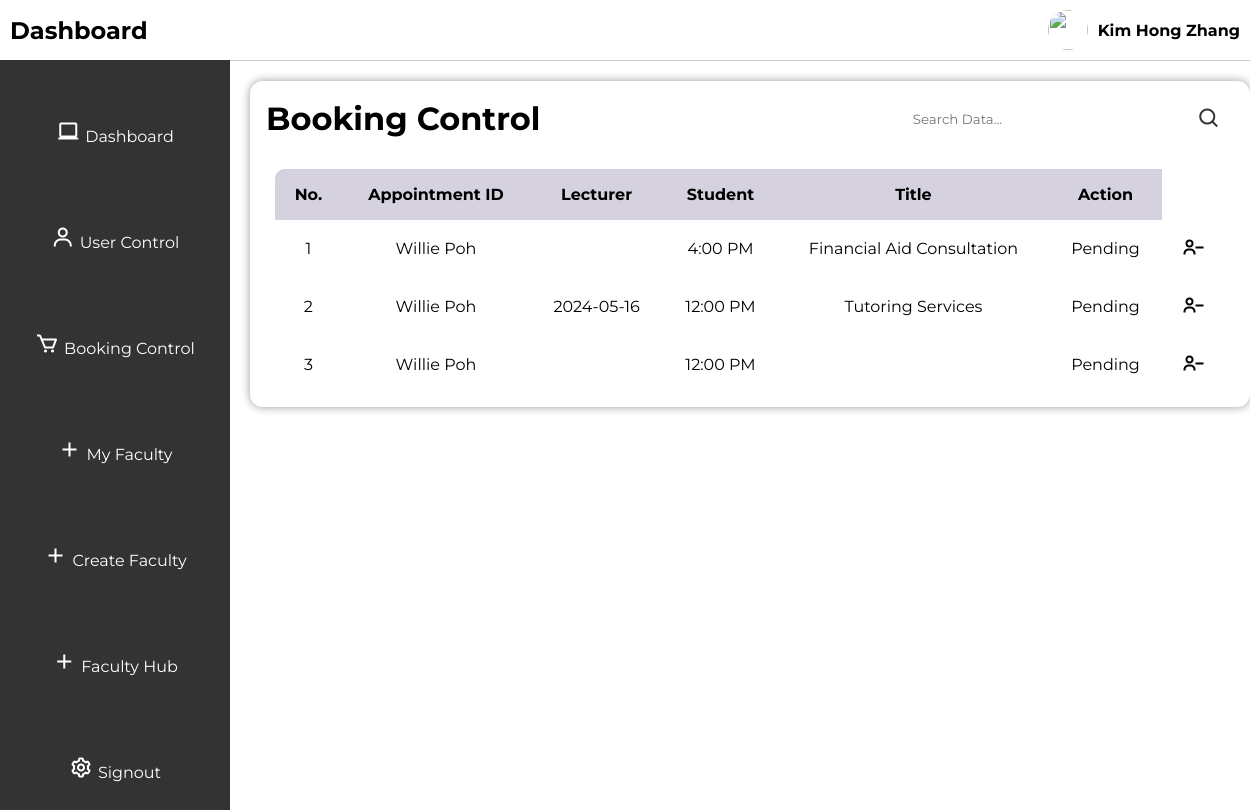
Page /appointmentcontrol on the earlier database version.
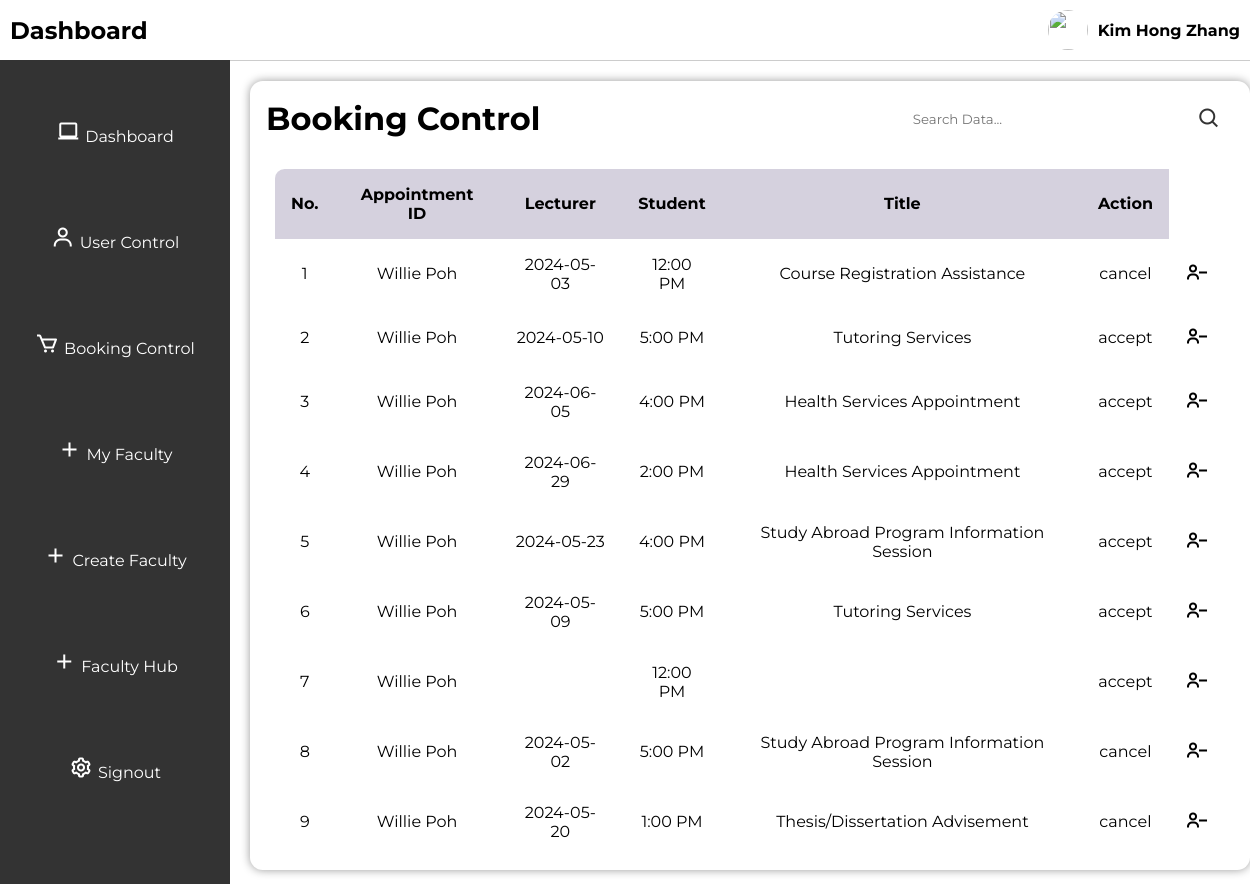
Same page on the later database version.
### tables this page shows
CREATE TABLE appointments (
        id INTEGER PRIMARY KEY AUTOINCREMENT,
        student INTEGER NOT NULL,
        lecturer INTEGER NOT NULL,
        appointment_date TEXT NOT NULL,
        appointment_time TEXT NOT NULL,
        purpose TEXT NOT NULL,
        status TEXT NOT NULL,
        FOREIGN KEY (student) REFERENCES users (username),
        FOREIGN KEY (lecturer) REFERENCES users (username)
    );

### app.py (the view)
@app.route("/appointmentcontrol", methods=["GET", "POST"])
def appointmentcontrol():
    conn = get_db_connection()
    cursor = conn.cursor()
    cursor.execute(
        "SELECT id, lecturer, student, appointment_date, purpose, status, appointment_time FROM appointments"
    )
    appointments = cursor.fetchall()
    cursor.close()
    conn.close()
    return render_template("appointment_control.html", appointments=appointments)

### app.py (called while the page is built)
def get_db_connection():
    con = sqlite3.connect("database.db")
    con.row_factory = sqlite3.Row
    return con

### templates/appointment_control.html (shortened to what this page needs)
<!DOCTYPE html>
<html lang="en">
<head>
    <link rel="stylesheet" href="../static/style.css">
    <link href='https://unpkg.com/boxicons@2.1.4/css/boxicons.min.css'rel='stylesheet'>
</head>
<body>
    <header>
        <h2>Dashboard</h2>
        <div class="profile-container">
            <img src="https://scontent.fkul16-4.fna.fbcdn.net/v/t39.30808-1/436449833_7379349335463790_1784858083920378799_n.jpg?stp=dst-jpg_p320x320&_nc_cat=104&ccb=1-7&_nc_sid=5f2048&_nc_ohc=3roSzPxS-N0Ab58mfNR&_nc_ht=scontent.fkul16-4.fna&oh=00_AfDVQyRsWjBjOiwuFkSgNSTAYj98gOwqrjaiYsLGGEFRVw&oe=662BE62C" class="profile-photo">
            <h4>Kim Hong Zhang</h4>
        </div>
    </header>
    <div class="sidebar">
        <ul>
            <li><i class='bx bx-laptop'></i><a href="/admin">Dashboard</a></li>
            <li><i class='bx bx-user'></i><a href="/usercontrol">User Control</a></li>
            <li><i class='bx bx-cart'></i><a href="/appointmentcontrol">Booking Control</a></li>
            <li><i class='bx bx-plus'></i><a href="/faculty">My Faculty</a></li>
            <li><i class='bx bx-plus'></i><a href="/createfacultyhub">Create Faculty</a></li>
            <li><i class='bx bx-plus'></i><a href="/facultyhub">Faculty Hub</a></li>
            <li><i class='bx bx-cog' ></i><a href="/logout">Signout</a></li>
        </ul>
    </div>
    <div class="user-main">
        <div class="table" id="customers_table">
            <div class="table__header">
                <h1>Booking Control</h1>
                <div class="input-group">
                    <input type="search" placeholder="Search Data...">
                    <i class='bx bx-search'></i>
                </div>
            </div>
            <div class="table__body">
                <table>
                    <thead>
                        <tr>
                            <th> No. </th>
                            <th> Appointment ID </th>
                            <th> Lecturer </th>
                            <th> Student </th>
                            <th> Title </th>
                            <th> Action </th>
                        </tr>
                    </thead>
                    <tbody>
                        {% for appointment in appointments %}
                        <tr>
                            <td>{{ loop.index }}</td>
                            <td>{{ appointment['lecturer'] }}</td>
                            <td>{{ appointment['appointment_date'] }}</td>
                            <td>{{ appointment['appointment_time'] }}</td>
                            <td>{{ appointment['purpose'] }}</td>
                            <td>{{ appointment['status'] }}</td>
                            <td>
                                <form method="post" action="/delete_booking">
                                    <button type="submit"><i class='bx bx-user-minus'></i></button>
                                </form>
                            </td>
                        </tr>
                        {% endfor %}
                    </tbody>
                </table>
            </div>
        </div>
    </div>
</body>
</html>

Differences in the rows shown:
removed appointments: lecturer "Willie Poh", appointment_date "2024-05-16", appointment_time "12:00 PM", purpose "Tutoring Services", status "Pending"
removed appointments: lecturer "Willie Poh", appointment_time "12:00 PM", status "Pending"
changed appointments: appointment_date (not shown) → "2024-05-03"; appointment_time "4:00 PM" → "12:00 PM"; purpose "Financial Aid Consultation" → "Course Registration Assistance"; status "Pending" → "cancel"
added appointments: lecturer "Willie Poh", appointment_date "2024-05-10", appointment_time "5:00 PM", purpose "Tutoring Services", status "accept"
added appointments: lecturer "Willie Poh", appointment_date "2024-06-05", appointment_time "4:00 PM", purpose "Health Services Appointment", status "accept"
added appointments: lecturer "Willie Poh", appointment_date "2024-06-29", appointment_time "2:00 PM", purpose "Health Services Appointment", status "accept"
added appointments: lecturer "Willie Poh", appointment_date "2024-05-23", appointment_time "4:00 PM", purpose "Study Abroad Program Information Session", status "accept"
added appointments: lecturer "Willie Poh", appointment_date "2024-05-09", appointment_time "5:00 PM", purpose "Tutoring Services", status "accept"
added appointments: lecturer "Willie Poh", appointment_time "12:00 PM", status "accept"
added appointments: lecturer "Willie Poh", appointment_date "2024-05-02", appointment_time "5:00 PM", purpose "Study Abroad Program Information Session", status "cancel"
added appointments: lecturer "Willie Poh", appointment_date "2024-05-20", appointment_time "1:00 PM", purpose "Thesis/Dissertation Advisement", status "cancel"
